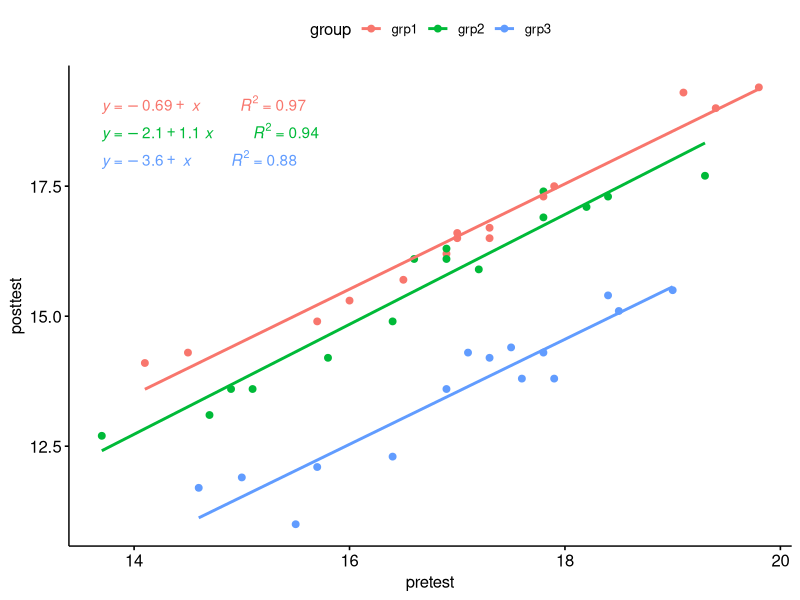
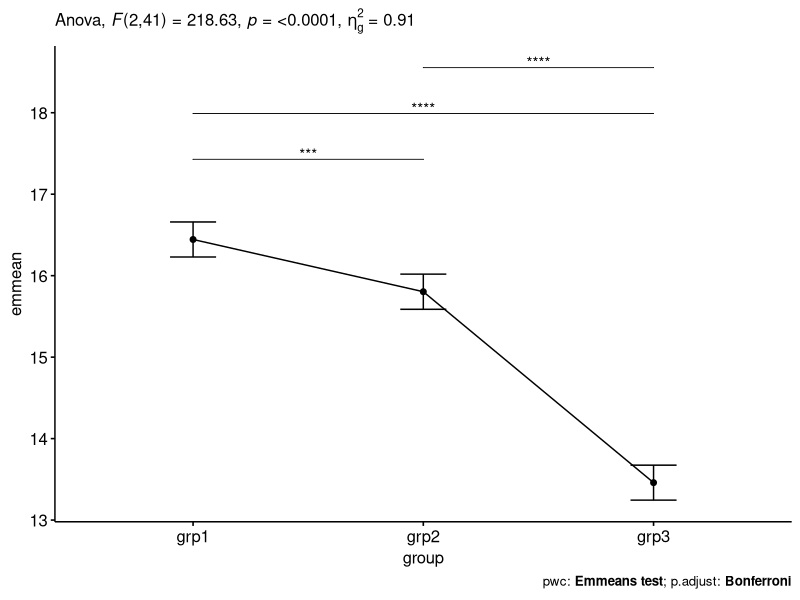

Generate these figures, in order, with R:
## ---- chunk 1
anxiety <- read.csv("ancova_example_1.csv")

anxiety 
## ---- chunk 2
library(tidyverse)
library(ggpubr)
library(rstatix)
library(broom)

ggscatter(data = anxiety, x = "pretest", y = "posttest", color = "group", add = "reg.line") +
  stat_regline_equation(
    aes(label =  paste(..eq.label.., ..rr.label.., sep = "~~~~~~~~~~"),
        color = group),
    show.legend = NULL
    )
## ---- chunk 3
anxiety %>% anova_test(posttest ~ group*pretest)
## ---- chunk 4
# Fit the model, the covariate goes first
model <- lm(posttest ~ pretest + group, data = anxiety)

# Inspect the model diagnostic metrics
model.metrics <- augment(model)[, c(1, 2, 3, 5, 8, 9)]

model.metrics <- as.data.frame(model.metrics)

model.metrics

# Assess normality of residuals using shapiro wilk test
shapiro_test(model.metrics$.resid)
## ---- chunk 5
model.metrics %>% levene_test(.resid ~ group)
## ---- chunk 6
model.metrics %>% 
  filter(abs(.std.resid) > 3) %>%
  as.data.frame()
## ---- chunk 7
res.aov <- anxiety %>% anova_test(posttest ~ pretest + group) # pretest là covariate phải đặt phía trước.
get_anova_table(res.aov)
## ---- chunk 8
# Pairwise comparisons
library(emmeans)
pwc <- anxiety %>% 
  emmeans_test(
    posttest ~ group, covariate = pretest,
    p.adjust.method = "bonferroni"
  )
pwc

# Display the adjusted means of each group
# Also called as the estimated marginal means (emmeans)
get_emmeans(pwc)
## ---- chunk 9
# Visualization: line plots with p-values
pwc <- pwc %>% add_xy_position(x = "group", fun = "mean_se")

ggline(get_emmeans(pwc), x = "group", y = "emmean") +
  geom_errorbar(aes(ymin = conf.low, ymax = conf.high), width = 0.2) + 
  stat_pvalue_manual(pwc, hide.ns = TRUE, tip.length = FALSE) +
  labs(
    subtitle = get_test_label(res.aov, detailed = TRUE),
    caption = get_pwc_label(pwc)
  )
